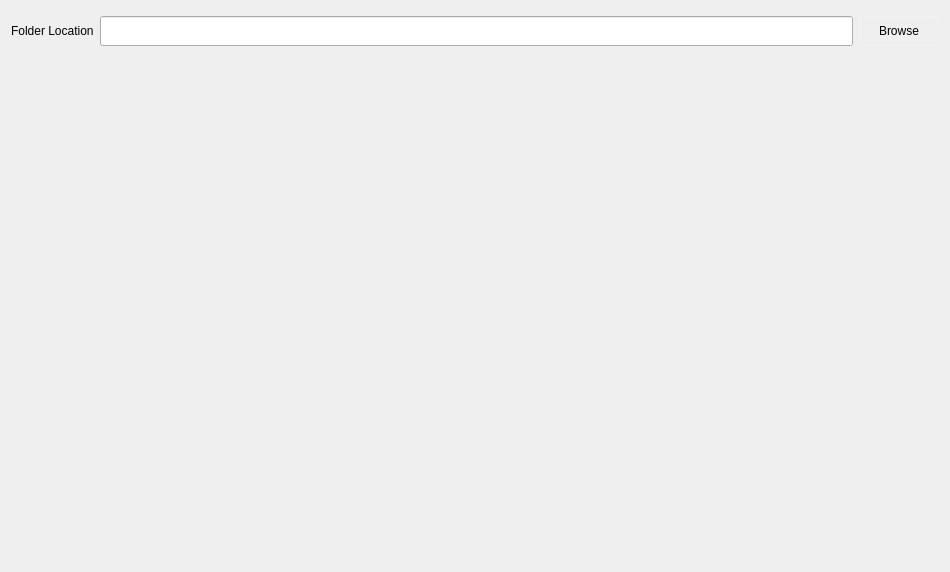
<?xml version="1.0" encoding="UTF-8"?>
<ui version="4.0">
 <class>ImageSourceFileSettingClass</class>
 <widget class="QWidget" name="ImageSourceFileSettingClass">
  <property name="geometry">
   <rect>
    <x>0</x>
    <y>0</y>
    <width>950</width>
    <height>572</height>
   </rect>
  </property>
  <property name="windowTitle">
   <string>ImageSourceFileSetting</string>
  </property>
  <layout class="QGridLayout" name="gridLayout">
   <item row="0" column="0">
    <layout class="QHBoxLayout" name="horizontalLayout">
     <item>
      <widget class="QLabel" name="label">
       <property name="minimumSize">
        <size>
         <width>0</width>
         <height>40</height>
        </size>
       </property>
       <property name="text">
        <string>Folder Location</string>
       </property>
      </widget>
     </item>
     <item>
      <widget class="QLineEdit" name="lineEdit_Path">
       <property name="minimumSize">
        <size>
         <width>0</width>
         <height>30</height>
        </size>
       </property>
      </widget>
     </item>
     <item>
      <widget class="QPushButton" name="btn_ChangeRoad">
       <property name="minimumSize">
        <size>
         <width>80</width>
         <height>30</height>
        </size>
       </property>
       <property name="styleSheet">
        <string notr="true">QPushButton{
border: 1px solid rgba(255, 255, 255, 0.2);
border-radius: 4px;
}
QPushButton:hover
{
	background-color:#000426;
}
QPushButton:pressed
{
	background-color:rgb(65,65,65);
}
</string>
       </property>
       <property name="text">
        <string>Browse</string>
       </property>
      </widget>
     </item>
    </layout>
   </item>
   <item row="1" column="0">
    <spacer name="verticalSpacer">
     <property name="orientation">
      <enum>Qt::Vertical</enum>
     </property>
     <property name="sizeHint" stdset="0">
      <size>
       <width>20</width>
       <height>503</height>
      </size>
     </property>
    </spacer>
   </item>
  </layout>
 </widget>
 <layoutdefault spacing="6" margin="11"/>
 <resources/>
 <connections/>
</ui>
